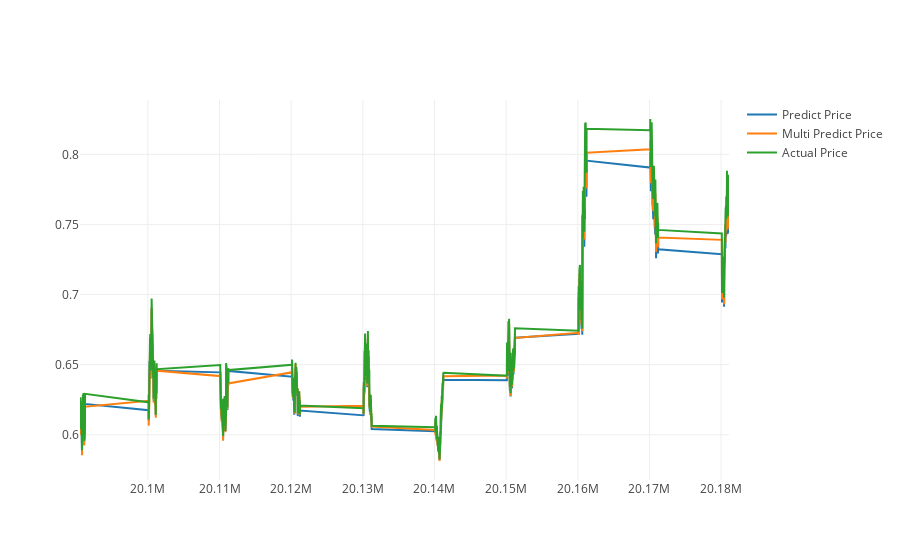

Notebook code cell kept with this figure:
### Code cell
actual_chart = go.Scatter(x=predictDates, y=inv_y, name= 'Actual Price')
multi_predict_chart = go.Scatter(x=predictDates, y=inv_yhat, name= 'Multi Predict Price')
predict_chart = go.Scatter(x=predictDates, y=yhat_reshape, name= 'Predict Price')
py.iplot([predict_chart, multi_predict_chart, actual_chart])

### Figure 1 — Plotly figure (JSON) as saved in the notebook; plotly's stock layout.template omitted (floating-point values rounded to 4 significant figures; data arrays with more than 128 entries replaced by an {"elided": "..."} marker saying what was removed)
{"data": [{"name": "Predict Price", "type": "scatter", "uid": "aebb6b7d-f680-4496-836b-b165d2c9e219", "x": {"elided": "2377 int values"}, "y": {"elided": "2377 float values"}}, {"name": "Multi Predict Price", "type": "scatter", "uid": "71970e90-d8f4-4c38-aa31-09d2fa8cf5ed", "x": {"elided": "2377 int values"}, "y": {"elided": "2379 float values"}}, {"name": "Actual Price", "type": "scatter", "uid": "3759b9fa-a659-40a9-920a-33237e6aff79", "x": {"elided": "2377 int values"}, "y": {"elided": "2379 float values"}}], "layout": {}}
